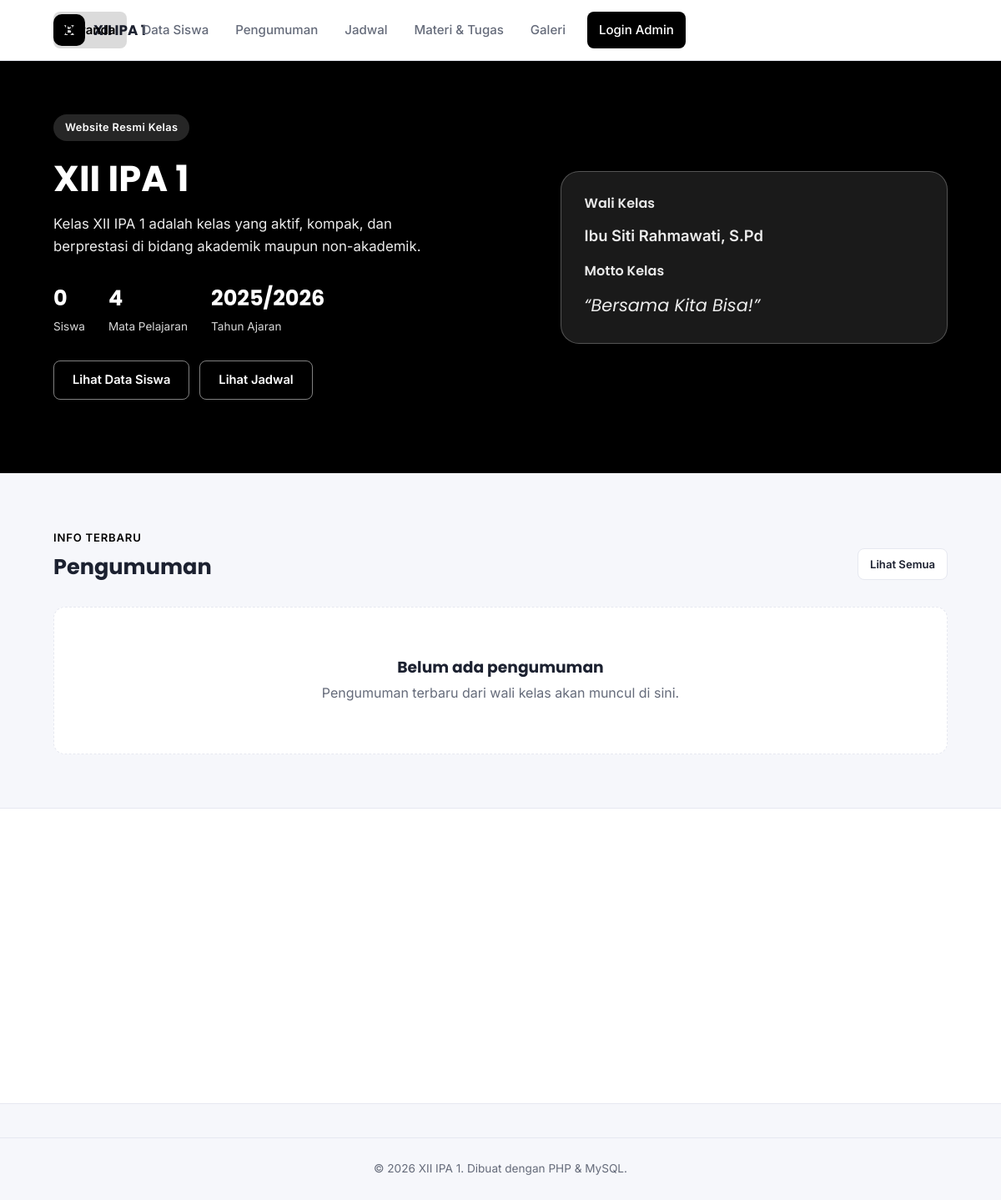
The page / on the database its author committed.
### tables this page shows
CREATE TABLE info_kelas (
    id INT AUTO_INCREMENT PRIMARY KEY,
    nama_kelas VARCHAR(100) NOT NULL,
    tahun_ajaran VARCHAR(20) DEFAULT NULL,
    wali_kelas VARCHAR(100) DEFAULT NULL,
    jumlah_siswa_manual INT DEFAULT NULL,
    deskripsi TEXT,
    motto VARCHAR(255) DEFAULT NULL,
    logo VARCHAR(255) DEFAULT NULL,
    diperbarui_pada TIMESTAMP DEFAULT CURRENT_TIMESTAMP ON UPDATE CURRENT_TIMESTAMP
);

### includes/functions.php (called while the page is built, shortened)
<?php
function h($string)
{
    return htmlspecialchars($string ?? '', ENT_QUOTES, 'UTF-8');
}
function is_admin_login()
{
    return isset($_SESSION['admin_id']);
}
function logo_ada($namafile)
{
    return !empty($namafile) && file_exists(__DIR__ . '/../uploads/logo/' . $namafile);
}

### index.php (the view, shortened to what this page needs)
<?php
require_once __DIR__ . '/config/database.php';
require_once __DIR__ . '/includes/functions.php';
$info = $pdo->query('SELECT * FROM info_kelas ORDER BY id DESC LIMIT 1')->fetch();
$jumlah_siswa = $pdo->query('SELECT COUNT(*) FROM siswa')->fetchColumn();
$jumlah_mapel = $pdo->query('SELECT COUNT(DISTINCT mata_pelajaran) FROM jadwal')->fetchColumn();
$pengumuman_terbaru = $pdo->query('SELECT * FROM pengumuman ORDER BY tanggal DESC, id DESC LIMIT 3')->fetchAll();
require_once __DIR__ . '/includes/header.php';
?>
<section class="hero">
    <div class="container hero-inner">
        <div>
            <span class="hero-eyebrow">Website Resmi Kelas</span>
            <h1><?= h($info['nama_kelas'] ?? 'Website Kelas') ?></h1>
            <p><?= h($info['deskripsi'] ?? 'Website informasi kelas untuk siswa dan wali kelas.') ?></p>
            <div class="hero-stats">
                <div>
                    <strong><?= (int) $jumlah_siswa ?></strong>
                    <span>Siswa</span>
                </div>
                <div>
                    <strong><?= (int) $jumlah_mapel ?></strong>
                    <span>Mata Pelajaran</span>
                </div>
                <div>
                    <strong><?= h($info['tahun_ajaran'] ?? '-') ?></strong>
                    <span>Tahun Ajaran</span>
                </div>
            </div>
            <div style="margin-top:28px; display:flex; gap:12px; flex-wrap:wrap;">
                <a href="<?= BASE_URL ?>/siswa.php" class="btn btn-outline">Lihat Data Siswa</a>
                <a href="<?= BASE_URL ?>/jadwal.php" class="btn btn-outline">Lihat Jadwal</a>
            </div>
        </div>
        <div class="hero-card">
            <h3>Wali Kelas</h3>
            <p style="font-size:1.15rem; font-weight:600; margin-bottom:18px;"><?= h($info['wali_kelas'] ?? '-') ?></p>
            <?php if (!empty($info['motto'])): ?>
                <h3>Motto Kelas</h3>
                <p class="motto">&ldquo;<?= h($info['motto']) ?>&rdquo;</p>
            <?php endif; ?>
        </div>
    </div>
</section>
<section class="section">
    <div class="container">
        <div class="section-head">
            <div>
                <span class="eyebrow">Info Terbaru</span>
                <h2>Pengumuman</h2>
            </div>
            <a href="<?= BASE_URL ?>/pengumuman.php" class="btn btn-light btn-sm">Lihat Semua</a>
        </div>
        <?php if (empty($pengumuman_terbaru)): ?>
            <div class="empty-state">
                <h3>Belum ada pengumuman</h3>
                <p>Pengumuman terbaru dari wali kelas akan muncul di sini.</p>
            </div>
        <?php endif; ?>
    </div>
</section>
<section class="section section-tight" style="background:var(--color-surface); border-top:1px solid var(--color-border); border-bottom:1px solid var(--color-border);">
    <div class="container">
    </div>
</section>
<?php require_once __DIR__ . '/includes/footer.php'; ?>

### includes/header.php (shortened to what this page needs)
<?php
$nama_kelas = $info['nama_kelas'] ?? 'Website Kelas';
$halaman_ini = basename($_SERVER['PHP_SELF']);
?>
<!DOCTYPE html>
<html lang="id">
<head>
    <link rel="stylesheet" href="<?= BASE_URL ?>/assets/css/style.css">
</head>
<body class="is-loading">
<header class="site-header">
    <div class="container header-inner">
        <a href="<?= BASE_URL ?>/index.php" class="brand">
            <?php if (logo_ada($info['logo'] ?? null)): ?>
                <img class="brand-mark brand-mark-img" src="<?= BASE_URL ?>/uploads/logo/<?= h($info['logo']) ?>" alt="Logo <?= h($nama_kelas) ?>">
            <?php else: ?>
                <span class="brand-mark"><?= h(mb_substr($nama_kelas, 0, 1)) ?></span>
            <?php endif; ?>
            <span class="brand-name"><?= h($nama_kelas) ?></span>
        </a>
        <nav class="site-nav" id="siteNav">
            <span class="nav-indicator" id="navIndicator" aria-hidden="true"></span>
            <a href="<?= BASE_URL ?>/index.php" class="<?= $halaman_ini === 'index.php' ? 'active' : '' ?>">Beranda</a>
            <a href="<?= BASE_URL ?>/siswa.php" class="<?= $halaman_ini === 'siswa.php' ? 'active' : '' ?>">Data Siswa</a>
            <a href="<?= BASE_URL ?>/pengumuman.php" class="<?= $halaman_ini === 'pengumuman.php' ? 'active' : '' ?>">Pengumuman</a>
            <a href="<?= BASE_URL ?>/jadwal.php" class="<?= $halaman_ini === 'jadwal.php' ? 'active' : '' ?>">Jadwal</a>
            <a href="<?= BASE_URL ?>/materi.php" class="<?= $halaman_ini === 'materi.php' ? 'active' : '' ?>">Materi &amp; Tugas</a>
            <a href="<?= BASE_URL ?>/galeri.php" class="<?= $halaman_ini === 'galeri.php' ? 'active' : '' ?>">Galeri</a>
            <a href="<?= BASE_URL ?>/<?= is_admin_login() ? 'admin/index.php' : 'login.php' ?>" class="nav-cta">
                <?= is_admin_login() ? 'Dashboard Admin' : 'Login Admin' ?>
            </a>
        </nav>
    </div>
</header>
<main class="fade-target">

### includes/footer.php (shortened to what this page needs)
</main>
<footer class="site-footer">
    <div class="container footer-inner">
        <p>&copy; <?= date('Y') ?> <?= h($nama_kelas ?? 'Website Kelas') ?>. Dibuat dengan PHP &amp; MySQL.</p>
    </div>
</footer>
</body>
</html>

### rows shown on the page
info_kelas: nama_kelas "X", nama_kelas "XII IPA 1", deskripsi "Kelas XII IPA 1 adalah kelas yang aktif, kompak, dan berprestasi di bidang akademik maupun non-akademik.", tahun_ajaran "2025/2026", wali_kelas "Ibu Siti Rahmawati, S.Pd", motto "Bersama Kita Bisa!"

### other values the page prints
$jumlah_siswa "0"
$jumlah_mapel "4"
